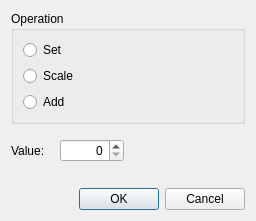
<?xml version="1.0" encoding="UTF-8"?>
<ui version="4.0">
 <class>PianoRollVelocityDialog</class>
 <widget class="QDialog" name="PianoRollVelocityDialog">
  <property name="geometry">
   <rect>
    <x>0</x>
    <y>0</y>
    <width>256</width>
    <height>221</height>
   </rect>
  </property>
  <property name="windowTitle">
   <string>Edit Velocity</string>
  </property>
  <layout class="QVBoxLayout" name="verticalLayout_2">
   <item>
    <widget class="QGroupBox" name="groupBox">
     <property name="title">
      <string>Operation</string>
     </property>
     <layout class="QVBoxLayout" name="verticalLayout">
      <item>
       <widget class="QRadioButton" name="setRadioButton">
        <property name="text">
         <string>Set</string>
        </property>
       </widget>
      </item>
      <item>
       <widget class="QRadioButton" name="scaleRadioButton">
        <property name="text">
         <string>Scale</string>
        </property>
       </widget>
      </item>
      <item>
       <widget class="QRadioButton" name="addRadioButton">
        <property name="text">
         <string>Add</string>
        </property>
       </widget>
      </item>
     </layout>
    </widget>
   </item>
   <item>
    <layout class="QHBoxLayout" name="horizontalLayout" stretch="0,0,1">
     <item>
      <widget class="QLabel" name="label">
       <property name="text">
        <string>Value:</string>
       </property>
      </widget>
     </item>
     <item>
      <widget class="QStackedWidget" name="stackedWidget">
       <property name="currentIndex">
        <number>0</number>
       </property>
       <widget class="QWidget" name="page">
        <layout class="QGridLayout" name="gridLayout">
         <item row="0" column="0">
          <widget class="QSpinBox" name="valueSpinBox">
           <property name="alignment">
            <set>Qt::AlignmentFlag::AlignRight|Qt::AlignmentFlag::AlignTrailing|Qt::AlignmentFlag::AlignVCenter</set>
           </property>
           <property name="maximum">
            <number>100</number>
           </property>
          </widget>
         </item>
        </layout>
       </widget>
       <widget class="QWidget" name="page_2">
        <layout class="QGridLayout" name="gridLayout_2">
         <item row="0" column="0">
          <widget class="QDoubleSpinBox" name="valueDoubleSpinBox">
           <property name="alignment">
            <set>Qt::AlignmentFlag::AlignRight|Qt::AlignmentFlag::AlignTrailing|Qt::AlignmentFlag::AlignVCenter</set>
           </property>
           <property name="maximum">
            <double>100.000000000000000</double>
           </property>
           <property name="value">
            <double>1.000000000000000</double>
           </property>
          </widget>
         </item>
        </layout>
       </widget>
      </widget>
     </item>
     <item>
      <spacer name="horizontalSpacer">
       <property name="orientation">
        <enum>Qt::Orientation::Horizontal</enum>
       </property>
       <property name="sizeHint" stdset="0">
        <size>
         <width>40</width>
         <height>20</height>
        </size>
       </property>
      </spacer>
     </item>
    </layout>
   </item>
   <item>
    <spacer name="verticalSpacer">
     <property name="orientation">
      <enum>Qt::Orientation::Vertical</enum>
     </property>
     <property name="sizeHint" stdset="0">
      <size>
       <width>20</width>
       <height>2</height>
      </size>
     </property>
    </spacer>
   </item>
   <item>
    <widget class="QDialogButtonBox" name="buttonBox">
     <property name="orientation">
      <enum>Qt::Orientation::Horizontal</enum>
     </property>
     <property name="standardButtons">
      <set>QDialogButtonBox::StandardButton::Cancel|QDialogButtonBox::StandardButton::Ok</set>
     </property>
    </widget>
   </item>
  </layout>
 </widget>
 <resources/>
 <connections>
  <connection>
   <sender>buttonBox</sender>
   <signal>accepted()</signal>
   <receiver>PianoRollVelocityDialog</receiver>
   <slot>accept()</slot>
   <hints>
    <hint type="sourcelabel">
     <x>248</x>
     <y>254</y>
    </hint>
    <hint type="destinationlabel">
     <x>157</x>
     <y>274</y>
    </hint>
   </hints>
  </connection>
  <connection>
   <sender>buttonBox</sender>
   <signal>rejected()</signal>
   <receiver>PianoRollVelocityDialog</receiver>
   <slot>reject()</slot>
   <hints>
    <hint type="sourcelabel">
     <x>316</x>
     <y>260</y>
    </hint>
    <hint type="destinationlabel">
     <x>286</x>
     <y>274</y>
    </hint>
   </hints>
  </connection>
 </connections>
</ui>
